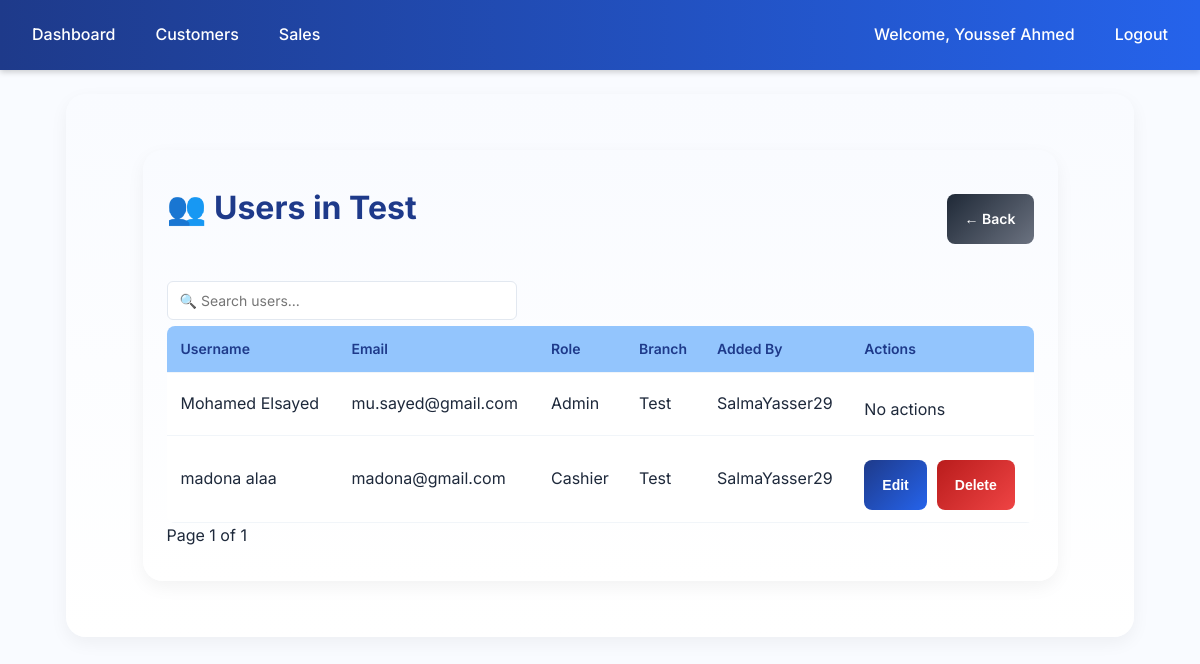
/accounts/users/branch/6/ (signed in), run on the app's committed database.
### accounts/models.py (models this page shows, shortened)
class User(AbstractUser):
    ROLE_CHOICES = (
        ('admin', 'Admin'),
        ('manager', 'Manager'),
        ('cashier', 'Cashier'),
    )
    role = models.CharField(max_length=20, choices=ROLE_CHOICES, default='cashier')
    branch = models.ForeignKey('branches.Branch', null=True, blank=True, on_delete=models.SET_NULL)
    added_by = models.ForeignKey(
        'self', null=True, blank=True, on_delete=models.SET_NULL, related_name='added_users'
    )
    profile_image = models.ImageField(upload_to="profiles/", null=True, blank=True)

### branches/models.py (models this page shows, shortened)
class Branch(models.Model):
    name = models.CharField(max_length=100)
    address = models.TextField(blank=True, null=True)
    city = models.CharField(max_length=50, blank=True, null=True)
    phone = models.CharField(max_length=20, blank=True, null=True)
    email = models.EmailField(blank=True, null=True)
    website = models.URLField(blank=True, null=True)

### accounts/views.py (the view, shortened to what this page needs)
# urls.py: path("users/branch/<int:branch_id>/", views.branch_users, name="branch_users"),
@login_required
def branch_users(request, branch_id):
    branch = get_object_or_404(Branch, id=branch_id)
    query = request.GET.get("q", "").strip()
    users = User.objects.filter(branch=branch).select_related("branch", "added_by")
    paginator = Paginator(users, 10)
    page_number = request.GET.get("page")
    page_obj = paginator.get_page(page_number)
    if request.headers.get("x-requested-with") == "XMLHttpRequest":
        return render(request, "accounts/branch_users.html", {"page_obj": page_obj, "branch": branch, "ajax": True})
    return render(request, "accounts/branch_users.html", {"page_obj": page_obj, "branch": branch})

### accounts/templates/accounts/branch_users.html (shortened to what this page needs)
{% extends "accounts/layout.html" %}
{% load static %}
{% block content %}
<div class="container">
  <div class="page-header">
    <h2 class="page-title">👥 Users in {{ branch.name }}</h2>
    <a href="{% url 'accounts:manage_users' %}" class="btn-secondary">← Back</a>
  </div>
  <div class="search-box">
    <input
      type="text"
      id="search-box"
      class="form-control"
      placeholder="🔍 Search users..."
      style="max-width: 350px;">
  </div>
  <div id="users-container">
    <div class="table-wrapper">
      <table class="table">
        <thead>
          <tr>
            <th>Username</th>
            <th>Email</th>
            <th>Role</th>
            <th>Branch</th>
            <th>Added By</th>
            <th class="text-center">Actions</th>
          </tr>
        </thead>
        <tbody>
          {% for user in page_obj %}
          <tr>
            <td>{{ user.username }}</td>
            <td>{{ user.email }}</td>
            <td><span class="badge">{{ user.get_role_display }}</span></td>
            <td>
              {% if user.branch %}
                <a href="{% url 'accounts:branch_users' user.branch.id %}" class="link-blue">
                  {{ user.branch.name }}
                </a>
              {% else %}
                <span class="text-muted">All Branches</span>
              {% endif %}
            </td>
            <td>
              {% if user.added_by %}
                {{ user.added_by.username }}
              {% else %}
                <span class="text-muted">-</span>
              {% endif %}
            </td>
            <td class="actions text-center">
              {% if user.role != "admin" %}
                <form action="{% url 'accounts:edit_user' user.id %}">
                    <button class="btn-small btn-primary">
                        Edit
                    </button>
                </form>
                <form method="post" action="{% url 'accounts:delete_user' user.id %}" class="d-inline">
                  <button type="submit" class="btn-small btn-danger"
                    onclick="return confirm('Delete {{ user.username }}?');">
                    Delete
                  </button>
                </form>
              {% else %}
                <span class="text-muted">No actions</span>
              {% endif %}
            </td>
          </tr>
          {% empty %}
          <tr>
            <td colspan="6" class="text-center text-muted">No users found.</td>
          </tr>
          {% endfor %}
        </tbody>
      </table>
    </div>
    <div class="pagination">
      <span class="page-info">Page {{ page_obj.number }} of {{ page_obj.paginator.num_pages }}</span>
    </div>
  </div>
</div>
{% endblock %}

### accounts/templates/accounts/layout.html (shortened to what this page needs)
{% load static %}
<!DOCTYPE html>
<html lang="en">
<head>
    <link rel="stylesheet" href="{% static 'css/styles.css' %}">
    <link rel="stylesheet" href="https://cdn.jsdelivr.net/npm/bootstrap-icons@1.11.1/font/bootstrap-icons.css">
</head>
<body>
    {% if user.is_authenticated and request.resolver_match.url_name != "login" %}
        <nav class="navbar">
            <a href="{% url 'accounts:dashboard' %}">Dashboard</a>
            {% if user.is_superuser %}
                <a href="{% url 'accounts:manage_users' %}">Manage Users</a>
                <a href="{% url 'branches:index' %}">Branches</a>
                <a href="{% url 'inventory:index' %}">Inventory</a>
                <a href="{% url 'inventory:supplier_list' %}?branch={{ user.branch.id }}">Suppliers</a>
            {% elif user.role == "manager" %}
                <a href="{% url 'reports:dashboard' %}?branch={{ user.branch.id }}">Reports</a>
            {% elif user.role == "cashier" %}
                <a href="{% url 'customers:index' %}?branch={{ user.branch.id }}">Customers</a>
                <a href="{% url 'sales:pos' %}?branch={{ user.branch.id }}">Sales</a>
            {% endif %}
            <span class="navbar-text" style="margin-left: auto;">
                <a href="{% url 'accounts:profile' %}">Welcome, {{ user.get_full_name|default:user.username }}</a>
            </span>
            <a href="{% url 'accounts:logout' %}">Logout</a>
        </nav>
    {% endif %}
    <main class="container">
        {% block content %}{% endblock %}
    </main>
</body>
</html>

### accounts/static/css/styles.css (style rules this page uses)
:root { --blue-dark: #1e3a8a; --blue: #2563eb; --blue-light: #3b82f6; --blue-lighter: #60a5fa; --blue-soft: #93c5fd; --red-dark: #b91c1c; --red: #ef4444; --red-light: #f87171; --green-dark: #15803d; --green: #16a34a; --green-light: #22c55e; --green-lighter: #4ade80; --green-soft: #bbf7d0; --teal-dark: #0f766e; --teal: #14b8a6; --teal-light: #2dd4bf; --teal-lighter: #5eead4; --teal-soft: #ccfbf1; --yellow-dark: #d97706; --yellow: #facc15; --yellow-light: #fde047; --gray-dark: #1f2937; --gray: #6b7280; --gray-light: #d1d5db; --gray-lighter: #f3f4f6; --gray-soft: #e5e7eb; --bg-light: #f9fbff; --text-dark: #1e293b; --text-muted: #64748b; }
body { font-family: "Inter", sans-serif; background: var(--bg-light); color: var(--text-dark); margin: 0; line-height: 1.6; }
a { text-decoration: none; color: inherit; }
.navbar { background: linear-gradient(90deg, var(--blue-dark), var(--blue)); padding: 14px 20px; display: flex; gap: 16px; align-items: center; color: #fff; box-shadow: 0 2px 6px rgba(0, 0, 0, 0.2); }
.navbar a { color: #fff; padding: 8px 12px; border-radius: 6px; font-weight: 500; transition: background 0.2s, transform 0.2s; }
.container { max-width: 85%; margin: 24px auto; padding: 32px 24px; background: linear-gradient(180deg, #f9fbff 0%, #ffffff 100%); border-radius: 20px; box-shadow: 0 6px 18px rgba(0, 0, 0, 0.05); animation: fadeIn 0.6s ease-in-out; }
.page-header { display: flex; justify-content: space-between; align-items: center; margin-bottom: 24px; }
.page-title { font-size: 1.5rem; font-weight: 700; color: var(--blue-dark); margin: 0; margin-bottom: 3vh; }
button, .btn-primary, .btn-secondary, .btn-danger, .btn-warning, .btn-success, .btn-info { display: inline-flex; align-items: center; justify-content: center; height: 50px; padding: 0 18px; border-radius: 8px; font-weight: 600; cursor: pointer; transition: background 0.3s, transform 0.2s, box-shadow 0.3s; border: none; font-size: 14px; }
.btn-primary { background: linear-gradient(135deg, var(--blue-dark), var(--blue)); color: #fff; }
.btn-secondary { background: linear-gradient(135deg, var(--gray-dark), var(--gray)); color: #fff; }
.btn-danger { background: linear-gradient(135deg, var(--red-dark), var(--red)); color: #fff; }
input, select { font-family: inherit; font-size: 14px; padding: 10px 12px; margin: 6px 0; border: 1px solid #e2e8f0; border-radius: 6px; transition: border-color 0.2s, box-shadow 0.2s; box-sizing: border-box; display: block; width: 100%; }
button { background: var(--blue); color: #fff; font-weight: 600; cursor: pointer; }
table { width: 100%; border-collapse: collapse; background: #fff; border-radius: 8px; overflow: hidden; }
th, td { padding: 12px 14px; border-bottom: 1px solid #f1f5f9; text-align: left; }
th { background: var(--blue-soft); font-weight: 600; color: var(--blue-dark); font-size: 14px; }
.actions { margin-top: 12px; display: flex; gap: 10px; }
.page-title { font-size: 1.8rem; font-weight: 700; color: var(--blue-dark); margin-bottom: 1rem; }
.page-title { font-size: 2rem; margin-bottom: 1.5rem; color: var(--blue-dark); font-weight: 700; }

### data on the page
User: get_full_name "Youssef Ahmed"
Branch: name "Test"
User: username "Mohamed Elsayed", email "mu.sayed@gmail.com", role "Admin", branch.name "Test", added_by.username "SalmaYasser29", shows "No actions"
User: username "madona alaa", email "madona@gmail.com", role "Cashier", branch.name "Test", added_by.username "SalmaYasser29"

### other printed values
{{ page_obj.number }} "1"
{{ page_obj.paginator.num_pages }} "1"
